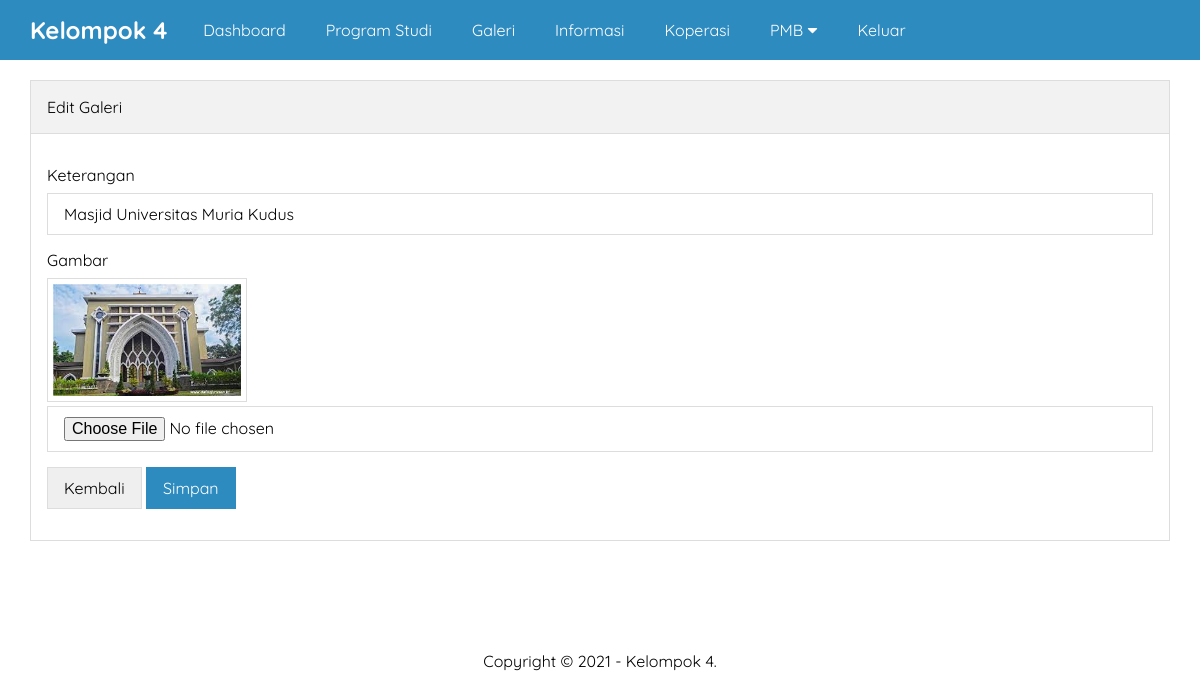
Page /admin/edit-galeri.php?id=5 on the committed database.
### tables this page shows
CREATE TABLE `galeri` (
  `id` int(11) NOT NULL,
  `foto` varchar(50) NOT NULL,
  `keterangan` varchar(50) NOT NULL,
  `created_at` timestamp NOT NULL DEFAULT current_timestamp(),
  `updated_at` datetime DEFAULT NULL
);

### admin/edit-galeri.php (the view, shortened to what this page needs)
<?php include 'header.php' ?>
<?php
	$galeri 	= mysqli_query($conn, "SELECT * FROM galeri WHERE id = '".$_GET['id']."' ");
	$p 			= mysqli_fetch_object($galeri);
?>
		<div class="content">
			<div class="container">
				<div class="box">
					<div class="box-header">
						Edit Galeri
					</div>
					<div class="box-body">
						<form action="" method="POST" enctype="multipart/form-data">
							<div class="form-group">
								<label>Keterangan</label>
								<input type="text" name="keterangan" placeholder="Keterangan" value="<?= $p->keterangan ?>" class="input-control" required>
							</div>
							<div class="form-group">
								<label>Gambar</label>
								<img src="../uploads/galeri/<?= $p->foto ?>" width="200px" class="image">
								<input type="file" name="gambar" class="input-control">
							</div>
							<button type="button" class="btn" onclick="window.location = 'galeri.php'">Kembali</button>
							<input type="submit" name="submit" value="Simpan" class="btn btn-blue">
						</form>
					</div>
				</div>
			</div>
		</div>
<?php include 'footer.php' ?>

### assets/css/style.css (style rules this page uses)
* { margin:0; padding:0; font-family: 'Quicksand', sans-serif; box-sizing: border-box; }
.container { width: 1140px; margin:0 auto; }
.container::after { content: ""; display: block; clear: both; }
.bg-light { background-color: #fff; }
.box { border:1px solid #ddd; background-color: #fff; }
.box-header { padding:16px; border-bottom:1px solid #ddd; background-color: #f2f2f2; }
.box-body { padding:16px; }
form { margin:15px 0; }
.form-group { margin-bottom: 15px; }
.form-group label { display: block; margin-bottom: 8px; }
.form-group .input-control { padding:10px 16px; width: 100%; font-size: 16px; border:1px solid #ddd; }
.btn { border:1px solid #ddd; padding:10px 16px; font-size: 16px; }
.btn-blue { background-color: #2E8BC0; color: #fff; border:1px solid #2E8BC0; }
.content { padding:80px 0 30px 0; }
.image { border:1px solid #ddd; padding:5px; }

### rows in the picture
galeri: keterangan "Masjid Universitas Muria Kudus", foto (picture)
